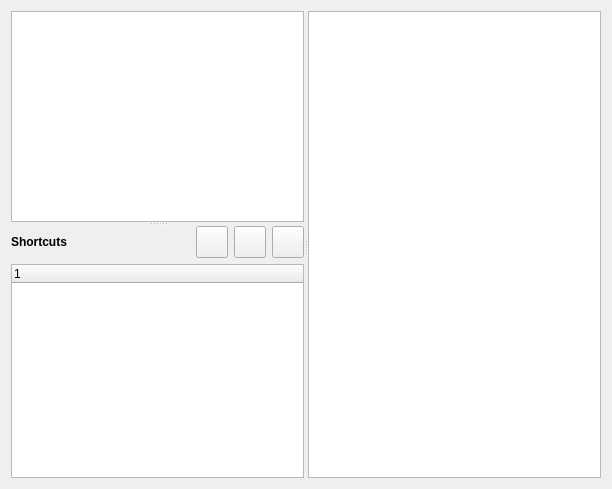
<ui version="4.0" >
 <class>tree</class>
 <widget class="QWidget" name="tree" >
  <property name="geometry" >
   <rect>
    <x>0</x>
    <y>0</y>
    <width>612</width>
    <height>489</height>
   </rect>
  </property>
  <property name="windowTitle" >
   <string>Form</string>
  </property>
  <layout class="QHBoxLayout" >
   <item>
    <widget class="QSplitter" name="uiSplitter" >
     <property name="sizePolicy" >
      <sizepolicy vsizetype="Preferred" hsizetype="Minimum" >
       <horstretch>0</horstretch>
       <verstretch>0</verstretch>
      </sizepolicy>
     </property>
     <property name="orientation" >
      <enum>Qt::Horizontal</enum>
     </property>
     <widget class="QSplitter" name="uiLeftSplitter" >
      <property name="sizePolicy" >
       <sizepolicy vsizetype="Preferred" hsizetype="Preferred" >
        <horstretch>0</horstretch>
        <verstretch>0</verstretch>
       </sizepolicy>
      </property>
      <property name="orientation" >
       <enum>Qt::Vertical</enum>
      </property>
      <widget class="QListView" name="uiList" >
       <property name="sizePolicy" >
        <sizepolicy vsizetype="Expanding" hsizetype="Preferred" >
         <horstretch>0</horstretch>
         <verstretch>0</verstretch>
        </sizepolicy>
       </property>
      </widget>
      <widget class="QWidget" name="layoutWidget" >
       <layout class="QVBoxLayout" >
        <property name="spacing" >
         <number>6</number>
        </property>
        <property name="leftMargin" >
         <number>0</number>
        </property>
        <property name="topMargin" >
         <number>0</number>
        </property>
        <property name="rightMargin" >
         <number>0</number>
        </property>
        <property name="bottomMargin" >
         <number>0</number>
        </property>
        <item>
         <layout class="QHBoxLayout" >
          <property name="spacing" >
           <number>6</number>
          </property>
          <property name="leftMargin" >
           <number>0</number>
          </property>
          <property name="topMargin" >
           <number>0</number>
          </property>
          <property name="rightMargin" >
           <number>0</number>
          </property>
          <property name="bottomMargin" >
           <number>0</number>
          </property>
          <item>
           <widget class="QLabel" name="label" >
            <property name="sizePolicy" >
             <sizepolicy vsizetype="Preferred" hsizetype="Preferred" >
              <horstretch>0</horstretch>
              <verstretch>0</verstretch>
             </sizepolicy>
            </property>
            <property name="text" >
             <string>&lt;html>&lt;head>&lt;meta name="qrichtext" content="1" />&lt;style type="text/css">
p, li { white-space: pre-wrap; }
&lt;/style>&lt;/head>&lt;body style=" font-family:'Sans Serif'; font-size:9pt; font-weight:400; font-style:normal;">
&lt;p style=" margin-top:0px; margin-bottom:0px; margin-left:0px; margin-right:0px; -qt-block-indent:0; text-indent:0px;">&lt;span style=" font-weight:600;">Shortcuts&lt;/span>&lt;/p>&lt;/body>&lt;/html></string>
            </property>
           </widget>
          </item>
          <item>
           <widget class="QPushButton" name="pushAddShortcut" >
            <property name="sizePolicy" >
             <sizepolicy vsizetype="Fixed" hsizetype="Fixed" >
              <horstretch>0</horstretch>
              <verstretch>0</verstretch>
             </sizepolicy>
            </property>
            <property name="minimumSize" >
             <size>
              <width>32</width>
              <height>32</height>
             </size>
            </property>
            <property name="maximumSize" >
             <size>
              <width>32</width>
              <height>32</height>
             </size>
            </property>
            <property name="toolTip" >
             <string>Add Shortcut</string>
            </property>
            <property name="text" >
             <string/>
            </property>
            <property name="icon" >
             <iconset resource="common.qrc" >:/images/images/new.png</iconset>
            </property>
           </widget>
          </item>
          <item>
           <widget class="QPushButton" name="pushGoToShortcut" >
            <property name="sizePolicy" >
             <sizepolicy vsizetype="Fixed" hsizetype="Fixed" >
              <horstretch>0</horstretch>
              <verstretch>0</verstretch>
             </sizepolicy>
            </property>
            <property name="maximumSize" >
             <size>
              <width>32</width>
              <height>32</height>
             </size>
            </property>
            <property name="toolTip" >
             <string>Go</string>
            </property>
            <property name="text" >
             <string/>
            </property>
            <property name="icon" >
             <iconset resource="common.qrc" >:/images/images/relate.png</iconset>
            </property>
           </widget>
          </item>
          <item>
           <widget class="QPushButton" name="pushRemoveShortcut" >
            <property name="sizePolicy" >
             <sizepolicy vsizetype="Fixed" hsizetype="Fixed" >
              <horstretch>0</horstretch>
              <verstretch>0</verstretch>
             </sizepolicy>
            </property>
            <property name="maximumSize" >
             <size>
              <width>32</width>
              <height>32</height>
             </size>
            </property>
            <property name="toolTip" >
             <string>Remove Shortcut</string>
            </property>
            <property name="text" >
             <string/>
            </property>
            <property name="icon" >
             <iconset resource="common.qrc" >:/images/images/delete.png</iconset>
            </property>
           </widget>
          </item>
         </layout>
        </item>
        <item>
         <widget class="ShortcutsListWidget" name="uiShortcuts" >
          <property name="sizePolicy" >
           <sizepolicy vsizetype="Expanding" hsizetype="Preferred" >
            <horstretch>0</horstretch>
            <verstretch>0</verstretch>
           </sizepolicy>
          </property>
          <column>
           <property name="text" >
            <string>1</string>
           </property>
          </column>
         </widget>
        </item>
       </layout>
      </widget>
     </widget>
     <widget class="QTreeView" name="uiTree" >
      <property name="sizePolicy" >
       <sizepolicy vsizetype="Expanding" hsizetype="Ignored" >
        <horstretch>0</horstretch>
        <verstretch>0</verstretch>
       </sizepolicy>
      </property>
     </widget>
    </widget>
   </item>
  </layout>
 </widget>
 <customwidgets>
  <customwidget>
   <class>ShortcutsListWidget</class>
   <extends>QTreeWidget</extends>
   <header>modules.gui.window.view_tree</header>
  </customwidget>
 </customwidgets>
 <resources>
  <include location="common.qrc" />
 </resources>
 <connections/>
</ui>
